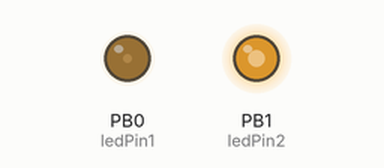
This sketch was run on a simulated ATtiny85, built with avr-gcc and run on an emulated ATtiny85. Shown: output pins drawn as LEDs (lit = HIGH). Random numbers use the default seed unless the sketch sets one.

Above: at 0.12 s.
At 7.74 s:
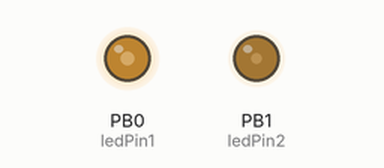
At 19.12 s:
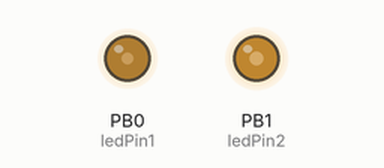
At 38.26 s:
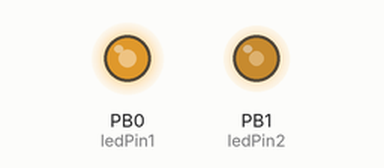
Timing chart, 0 to 40.0 s (numbered marks = the images above):
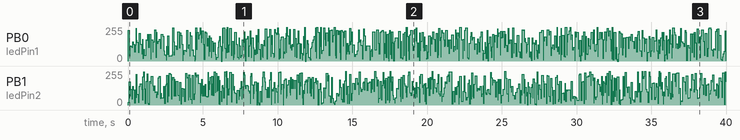

The sketch:

attiny_x5_flame.ino
```cpp
// LED Fire Effect
// base https://www.instructables.com/id/Realistic-Fire-Effect-with-Arduino-and-LEDs/
// small changes by Nicu FLORICA (niq_ro)

/*
#define ledPin1 10 // for Arduino Uno, Nano, etc
#define ledPin2  9
*/

#define ledPin1 0 // phical pin 5 for Attiny25/45/85 as Arduino
#define ledPin2 1 // phisical pin 6

byte minim = 0;
byte maxim = 255;

void setup()
{
pinMode(ledPin1, OUTPUT);
pinMode(ledPin2, OUTPUT);
}

void loop() {
analogWrite(ledPin1, random(maxim)+minim);
analogWrite(ledPin2, random(maxim)+minim);
delay(random(100));
}
```
